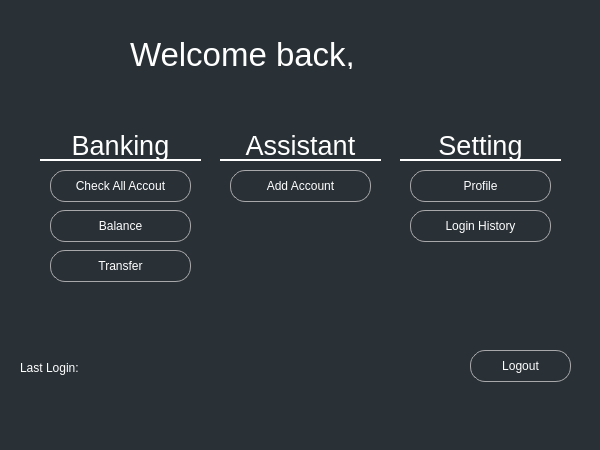
<?xml version="1.0" encoding="UTF-8"?>
<ui version="4.0">
 <class>MainWindow</class>
 <widget class="QMainWindow" name="MainWindow">
  <property name="geometry">
   <rect>
    <x>0</x>
    <y>0</y>
    <width>600</width>
    <height>450</height>
   </rect>
  </property>
  <property name="maximumSize">
   <size>
    <width>800</width>
    <height>600</height>
   </size>
  </property>
  <property name="windowTitle">
   <string>MainWindow</string>
  </property>
  <property name="styleSheet">
   <string notr="true">background-color: #293137</string>
  </property>
  <widget class="QWidget" name="centralwidget">
   <property name="maximumSize">
    <size>
     <width>5000</width>
     <height>5000</height>
    </size>
   </property>
   <widget class="QPushButton" name="pushButton_Logout">
    <property name="geometry">
     <rect>
      <x>470</x>
      <y>350</y>
      <width>101</width>
      <height>32</height>
     </rect>
    </property>
    <property name="maximumSize">
     <size>
      <width>171</width>
      <height>16777215</height>
     </size>
    </property>
    <property name="styleSheet">
     <string notr="true">color:white;
border:1px solid rgb(168, 168, 170);
border-radius: 15px;</string>
    </property>
    <property name="text">
     <string>Logout</string>
    </property>
   </widget>
   <widget class="QLabel" name="label">
    <property name="geometry">
     <rect>
      <x>130</x>
      <y>40</y>
      <width>471</width>
      <height>29</height>
     </rect>
    </property>
    <property name="font">
     <font>
      <pointsize>25</pointsize>
     </font>
    </property>
    <property name="styleSheet">
     <string notr="true">color:white</string>
    </property>
    <property name="text">
     <string>Welcome back, </string>
    </property>
   </widget>
   <widget class="QPushButton" name="pushButton_AddAccount">
    <property name="geometry">
     <rect>
      <x>230</x>
      <y>170</y>
      <width>141</width>
      <height>32</height>
     </rect>
    </property>
    <property name="styleSheet">
     <string notr="true">color:white;
border:1px solid rgb(168, 168, 170);
border-radius: 15px;</string>
    </property>
    <property name="text">
     <string>Add Account</string>
    </property>
   </widget>
   <widget class="QLabel" name="label_2">
    <property name="geometry">
     <rect>
      <x>40</x>
      <y>130</y>
      <width>161</width>
      <height>31</height>
     </rect>
    </property>
    <property name="font">
     <font>
      <pointsize>20</pointsize>
     </font>
    </property>
    <property name="styleSheet">
     <string notr="true">color:white;
border-bottom: 1.5px  solid white</string>
    </property>
    <property name="text">
     <string>Banking</string>
    </property>
    <property name="alignment">
     <set>Qt::AlignCenter</set>
    </property>
   </widget>
   <widget class="QLabel" name="label_3">
    <property name="geometry">
     <rect>
      <x>0</x>
      <y>0</y>
      <width>111</width>
      <height>101</height>
     </rect>
    </property>
    <property name="text">
     <string/>
    </property>
    <property name="pixmap">
     <pixmap>../../images/logo.png</pixmap>
    </property>
    <property name="scaledContents">
     <bool>true</bool>
    </property>
    <property name="indent">
     <number>-1</number>
    </property>
   </widget>
   <widget class="QLabel" name="label_4">
    <property name="geometry">
     <rect>
      <x>220</x>
      <y>130</y>
      <width>161</width>
      <height>31</height>
     </rect>
    </property>
    <property name="font">
     <font>
      <pointsize>20</pointsize>
     </font>
    </property>
    <property name="styleSheet">
     <string notr="true">color:white;
border-bottom: 1.5px  solid white</string>
    </property>
    <property name="text">
     <string>Assistant</string>
    </property>
    <property name="alignment">
     <set>Qt::AlignCenter</set>
    </property>
   </widget>
   <widget class="QLabel" name="label_5">
    <property name="geometry">
     <rect>
      <x>400</x>
      <y>130</y>
      <width>161</width>
      <height>31</height>
     </rect>
    </property>
    <property name="font">
     <font>
      <pointsize>20</pointsize>
     </font>
    </property>
    <property name="styleSheet">
     <string notr="true">color:white;
border-bottom: 1.5px  solid white</string>
    </property>
    <property name="text">
     <string>Setting</string>
    </property>
    <property name="alignment">
     <set>Qt::AlignCenter</set>
    </property>
   </widget>
   <widget class="QPushButton" name="pushButton_Balance">
    <property name="geometry">
     <rect>
      <x>50</x>
      <y>210</y>
      <width>141</width>
      <height>32</height>
     </rect>
    </property>
    <property name="maximumSize">
     <size>
      <width>481</width>
      <height>16777215</height>
     </size>
    </property>
    <property name="styleSheet">
     <string notr="true">color:white;
border:1px solid rgb(168, 168, 170);
border-radius: 15px;</string>
    </property>
    <property name="text">
     <string>Balance</string>
    </property>
   </widget>
   <widget class="QPushButton" name="pushButton_CheckAllAccount">
    <property name="geometry">
     <rect>
      <x>50</x>
      <y>170</y>
      <width>141</width>
      <height>32</height>
     </rect>
    </property>
    <property name="maximumSize">
     <size>
      <width>481</width>
      <height>16777215</height>
     </size>
    </property>
    <property name="styleSheet">
     <string notr="true">color:white;
border:1px solid rgb(168, 168, 170);
border-radius: 15px;</string>
    </property>
    <property name="text">
     <string>Check All Accout</string>
    </property>
   </widget>
   <widget class="QPushButton" name="pushButton_Profile">
    <property name="geometry">
     <rect>
      <x>410</x>
      <y>170</y>
      <width>141</width>
      <height>32</height>
     </rect>
    </property>
    <property name="maximumSize">
     <size>
      <width>481</width>
      <height>16777215</height>
     </size>
    </property>
    <property name="styleSheet">
     <string notr="true">color:white;
border:1px solid rgb(168, 168, 170);
border-radius: 15px;</string>
    </property>
    <property name="text">
     <string>Profile</string>
    </property>
   </widget>
   <widget class="QPushButton" name="pushButton_Transfer">
    <property name="geometry">
     <rect>
      <x>50</x>
      <y>250</y>
      <width>141</width>
      <height>32</height>
     </rect>
    </property>
    <property name="maximumSize">
     <size>
      <width>481</width>
      <height>16777215</height>
     </size>
    </property>
    <property name="styleSheet">
     <string notr="true">color:white;
border:1px solid rgb(168, 168, 170);
border-radius: 15px;</string>
    </property>
    <property name="text">
     <string>Transfer</string>
    </property>
   </widget>
   <widget class="QPushButton" name="pushButton_LoginHistory">
    <property name="geometry">
     <rect>
      <x>410</x>
      <y>210</y>
      <width>141</width>
      <height>32</height>
     </rect>
    </property>
    <property name="maximumSize">
     <size>
      <width>481</width>
      <height>16777215</height>
     </size>
    </property>
    <property name="styleSheet">
     <string notr="true">color:white;
border:1px solid rgb(168, 168, 170);
border-radius: 15px;</string>
    </property>
    <property name="text">
     <string>Login History</string>
    </property>
   </widget>
   <widget class="QLabel" name="label_6">
    <property name="geometry">
     <rect>
      <x>20</x>
      <y>360</y>
      <width>71</width>
      <height>16</height>
     </rect>
    </property>
    <property name="styleSheet">
     <string notr="true">color:white;</string>
    </property>
    <property name="text">
     <string>Last Login:</string>
    </property>
   </widget>
  </widget>
  <widget class="QMenuBar" name="menubar">
   <property name="geometry">
    <rect>
     <x>0</x>
     <y>0</y>
     <width>600</width>
     <height>24</height>
    </rect>
   </property>
  </widget>
  <widget class="QStatusBar" name="statusbar"/>
  <action name="actionCheck_All_account">
   <property name="text">
    <string>Check All account</string>
   </property>
  </action>
  <action name="actionProfile">
   <property name="text">
    <string>Profile</string>
   </property>
  </action>
  <action name="actionLogin_History">
   <property name="text">
    <string>Login History</string>
   </property>
  </action>
  <action name="actionAdd_Account">
   <property name="text">
    <string>Add Account</string>
   </property>
  </action>
  <action name="actionBalence">
   <property name="text">
    <string>Balence</string>
   </property>
  </action>
  <action name="actionTransfer">
   <property name="text">
    <string>Transfer</string>
   </property>
  </action>
 </widget>
 <resources/>
 <connections/>
</ui>
